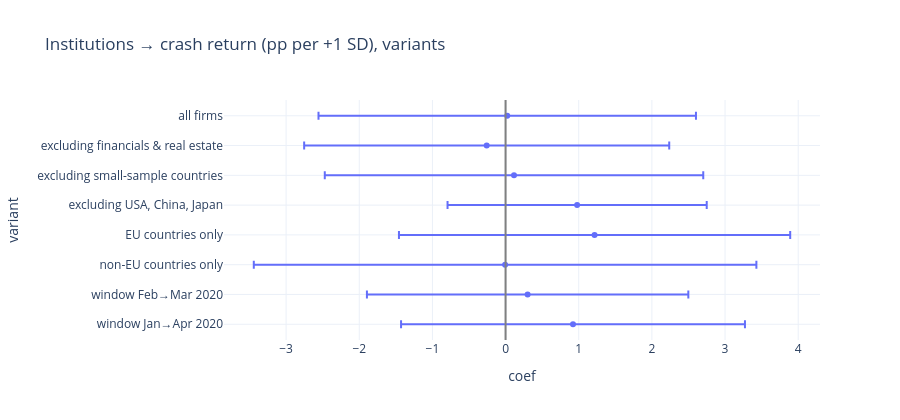

The notebook cell this image was saved under:
### Markdown cell above
## 3 · Robustness
The primary test in the usual samples (the time-window sample does not apply to a single episode) and with other definitions of the crash window.

### Code cell
SM = {"all firms": lambda d: d, "excluding financials & real estate": lambda d: d[~d.sector.isin(["Financial Services", "Real Estate"])],
      "excluding small-sample countries": lambda d: d[~d.iso3.isin(dim.index[dim.small_firm_sample])], "excluding USA, China, Japan": lambda d: d[~d.iso3.isin(["USA", "CHN", "JPN"])],
      "EU countries only": lambda d: d[d.iso3.isin(dim.index[dim.is_eu])], "non-EU countries only": lambda d: d[~d.iso3.isin(dim.index[dim.is_eu])]}
rows = []
for nm, f in SM.items():
    r = wild_cluster("inst_z", f(cd), outcome="crash", controls="C(sector) + size_rank", B=499)
    rows.append({"variant": nm, "coef": r["coef"], "ci_low": r["ci_low"], "ci_high": r["ci_high"], "p (wild)": r["p_wild"], "countries": r["clusters"], "n": r["n"]})
for nm, out in [("window Feb→Mar 2020", "crash_feb"), ("window Jan→Apr 2020", "crash_apr")]:
    d = comp.dropna(subset=[out, "inst_z", "size_rank"]).assign(fiscal_year=2020)
    r = wild_cluster("inst_z", d, outcome=out, controls="C(sector) + size_rank", B=499)
    rows.append({"variant": nm, "coef": r["coef"], "ci_low": r["ci_low"], "ci_high": r["ci_high"], "p (wild)": r["p_wild"], "countries": r["clusters"], "n": r["n"]})
rob = pd.DataFrame(rows).set_index("variant"); rob_share = float((rob.coef > 0).mean())
fig = px.scatter(rob.reset_index(), x="coef", y="variant", error_x=rob.ci_high - rob.coef, error_x_minus=rob.coef - rob.ci_low, title="Institutions → crash return (pp per +1 SD), variants")
fig.add_vline(x=0, line_color="grey"); fig.update_layout(height=420, yaxis_autorange="reversed"); fig.show()
print(f"Predicted sign (positive) in {rob_share:.0%} of variants.")
rob

### Figure 1 — Plotly figure (JSON) as saved in the notebook; plotly's stock layout.template omitted (floating-point values rounded to 4 significant figures)
{"data": [{"error_x": {"array": [2.58, 2.495, 2.587, 1.771, 2.674, 3.435, 2.197, 2.35], "arrayminus": [2.58, 2.495, 2.587, 1.771, 2.674, 3.435, 2.197, 2.35]}, "hovertemplate": "coef=%{x}<br>variant=%{y}<extra></extra>", "legendgroup": "", "marker": {"color": "#636efa", "symbol": "circle"}, "mode": "markers", "name": "", "orientation": "h", "showlegend": false, "type": "scatter", "x": [0.02266, -0.2581, 0.1154, 0.9781, 1.217, -0.006536, 0.3014, 0.9218], "xaxis": "x", "y": ["all firms", "excluding financials & real estate", "excluding small-sample countries", "excluding USA, China, Japan", "EU countries only", "non-EU countries only", "window Feb→Mar 2020", "window Jan→Apr 2020"], "yaxis": "y"}], "layout": {"height": 420, "legend": {"tracegroupgap": 0}, "shapes": [{"line": {"color": "grey"}, "type": "line", "x0": 0, "x1": 0, "xref": "x", "y0": 0, "y1": 1, "yref": "y domain"}], "title": {"text": "Institutions → crash return (pp per +1 SD), variants"}, "xaxis": {"anchor": "y", "domain": [0.0, 1.0], "title": {"text": "coef"}}, "yaxis": {"anchor": "x", "autorange": "reversed", "domain": [0.0, 1.0], "title": {"text": "variant"}}}}
